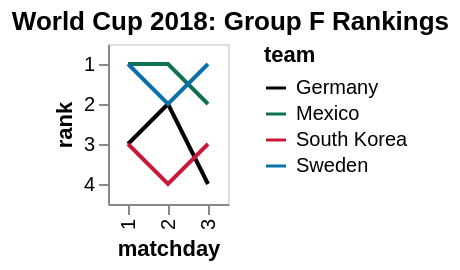

Write a Vega-Lite specification for this figure.
### Vega specification from a JSON file in a GitHub repository (floating-point values rounded to 4 significant figures)
{"$schema": "https://vega.github.io/schema/vega/v5.json", "autosize": "pad", "padding": 5, "title": {"text": "World Cup 2018: Group F Rankings", "frame": "bounds"}, "style": "cell", "data": [{"name": "source_0", "values": [{"team": "Germany", "matchday": 1, "point": 0, "diff": -1}, {"team": "Mexico", "matchday": 1, "point": 3, "diff": 1}, {"team": "South Korea", "matchday": 1, "point": 0, "diff": -1}, {"team": "Sweden", "matchday": 1, "point": 3, "diff": 1}, {"team": "Germany", "matchday": 2, "point": 3, "diff": 0}, {"team": "Mexico", "matchday": 2, "point": 6, "diff": 2}, {"team": "South Korea", "matchday": 2, "point": 0, "diff": -2}, {"team": "Sweden", "matchday": 2, "point": 3, "diff": 0}, {"team": "Germany", "matchday": 3, "point": 3, "diff": -2}, {"team": "Mexico", "matchday": 3, "point": 6, "diff": -1}, {"team": "South Korea", "matchday": 3, "point": 3, "diff": 0}, {"team": "Sweden", "matchday": 3, "point": 6, "diff": 3}]}, {"name": "data_0", "source": "source_0", "transform": [{"type": "window", "params": [null], "as": ["rank"], "ops": ["rank"], "fields": [null], "sort": {"field": ["point", "diff"], "order": ["descending", "descending"]}, "groupby": ["matchday"]}]}], "signals": [{"name": "x_step", "value": 20}, {"name": "width", "update": "bandspace(domain('x').length, 1, 0.5) * x_step"}, {"name": "y_step", "value": 20}, {"name": "height", "update": "bandspace(domain('y').length, 1, 0.5) * y_step"}], "marks": [{"name": "pathgroup", "type": "group", "from": {"facet": {"name": "faceted_path_main", "data": "data_0", "groupby": ["team"]}}, "encode": {"update": {"width": {"field": {"group": "width"}}, "height": {"field": {"group": "height"}}}}, "marks": [{"name": "marks", "type": "line", "style": ["line"], "sort": {"field": "datum[\"matchday\"]"}, "from": {"data": "faceted_path_main"}, "encode": {"update": {"stroke": {"scale": "color", "field": "team"}, "x": {"scale": "x", "field": "matchday"}, "y": {"scale": "y", "field": "rank"}}}}]}], "scales": [{"name": "x", "type": "point", "domain": {"data": "data_0", "field": "matchday", "sort": true}, "range": {"step": {"signal": "x_step"}}, "padding": 0.5}, {"name": "y", "type": "point", "domain": {"data": "data_0", "field": "rank", "sort": true}, "range": {"step": {"signal": "y_step"}}, "padding": 0.5}, {"name": "color", "type": "ordinal", "domain": ["Germany", "Mexico", "South Korea", "Sweden"], "range": ["black", "#127153", "#C91A3C", "#0C71AB"]}], "axes": [{"scale": "x", "orient": "bottom", "grid": false, "title": "matchday", "labelAlign": "right", "labelAngle": 270, "labelBaseline": "middle", "labelOverlap": true, "zindex": 1}, {"scale": "y", "orient": "left", "grid": false, "title": "rank", "labelOverlap": true, "zindex": 1}], "legends": [{"stroke": "color", "gradientLength": {"signal": "clamp(height, 64, 200)"}, "symbolType": "stroke", "title": "team"}]}
